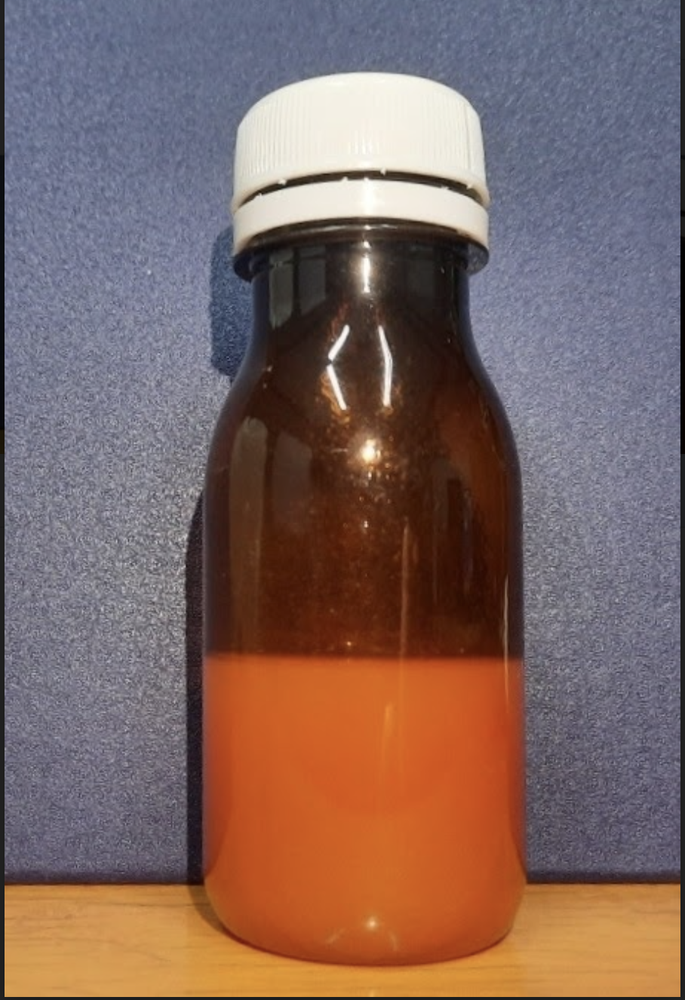
#> input picture images/proris_new/p3.png, 685 x 1000 px, shrunk from 908 x 1326 before the run
$ python modification.py
#> lines starting #> are read from the running program, lines starting #| are printed output that depends on the picture; after the words box and inside, x2 and y2 are one past the last pixel; in counts of white or black regions, pixels touching at a corner belong together; long printed decimals are rounded
import cv2
from matplotlib import pyplot as plt
import imutils
import numpy as np

print("start")
# read image and take first channel only
img = cv2.imread("../images/proris_new/p3.png")
#> img is the input picture: shape (1000, 685, 3); mean B, G, R 97.4, 102.5, 126.7
bottle_gray = cv2.cvtColor(img , cv2.COLOR_BGR2GRAY)
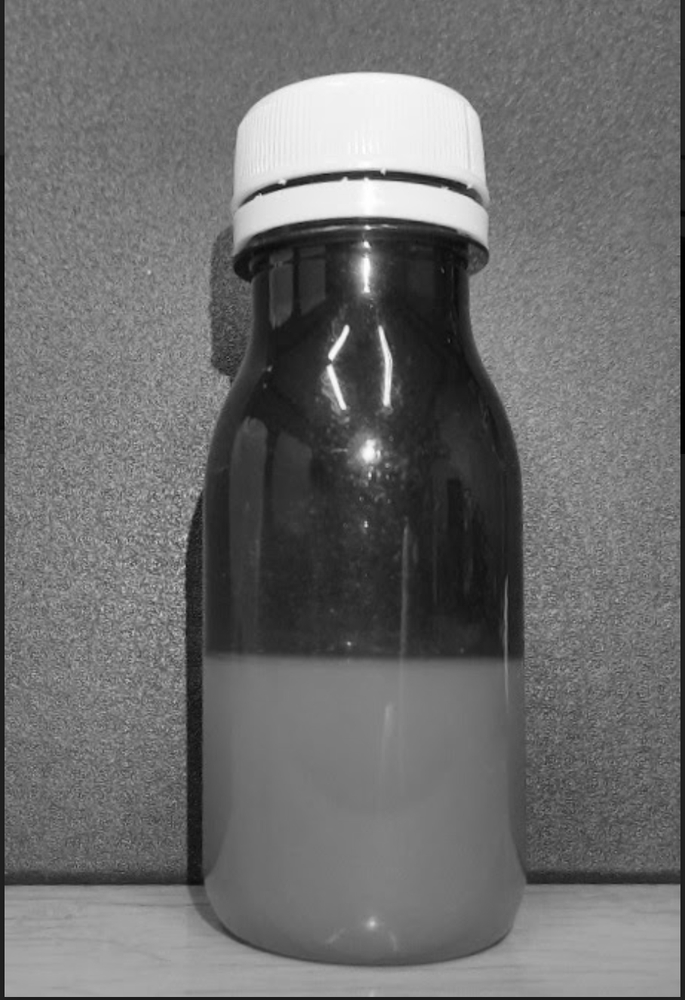
#> bottle_gray: shape (1000, 685); min 0, max 255, mean 109.2
bottle_gray = cv2.split(bottle_gray)[0]
bottle_gray = cv2.GaussianBlur(bottle_gray, (3, 3), 1)
cv2.imshow("gray", bottle_gray)

# histogram, dont know why ?ts
# plt.hist(bottle_gray.ravel(), 256,[0, 256]); plt.show()

print("start treshold")
# threshold , manual ?
# (T, bottle_threshold) = cv2.threshold(bottle_gray, 27.5, 255, cv2.THRESH_BINARY_INV)


# adaptive threshold || requires odd blocksize

bottle_threshold = cv2.adaptiveThreshold(bottle_gray,255,cv2.ADAPTIVE_THRESH_MEAN_C,cv2.THRESH_BINARY,41,5)
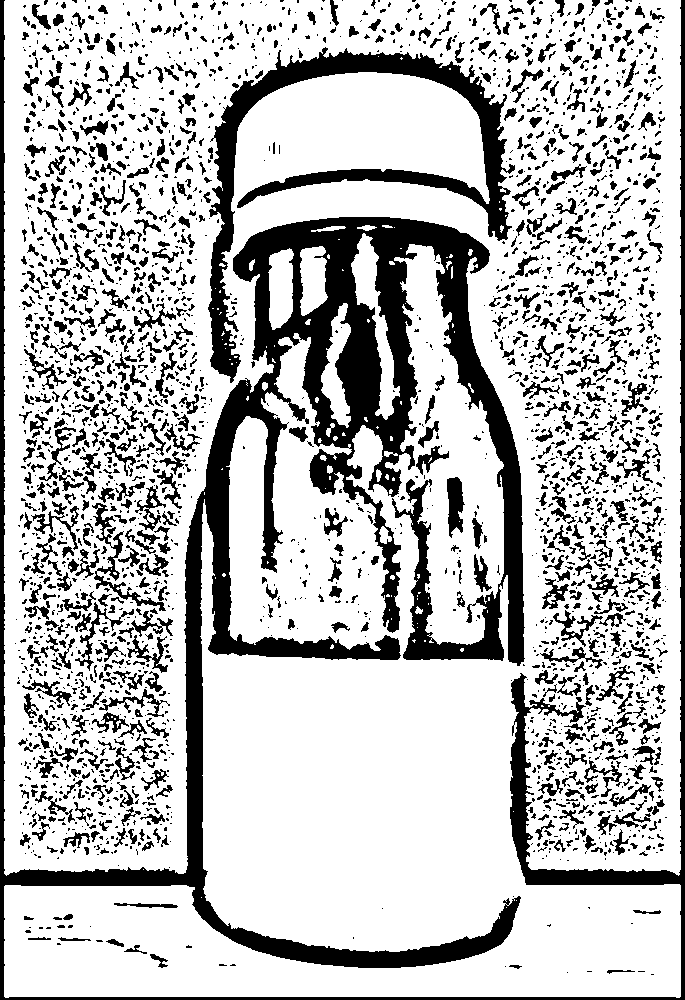
#> bottle_threshold: shape (1000, 685); 74.9% white; 2844 black regions (1924 under 20 px), largest, box (x1, y1, x2, y2) and area: (0, 0, 685, 1000) 82630, (208, 47, 515, 383) 15615, (92, 503, 166, 611) 1110
bottle_threshold = cv2.bitwise_not(bottle_threshold)
#> bottle_threshold: shape (1000, 685); 25.1% white; 2844 white regions (1924 under 20 px)
# [33 lines of commented-out code are left out]

cv2.imshow("threshold",bottle_threshold)

# final contour
print("start final contouring")
contours = cv2.findContours(bottle_threshold.copy(), cv2.RETR_EXTERNAL, cv2.CHAIN_APPROX_SIMPLE)
#> contours = 2841 contours, 2263 with area under 20; largest, box (x1, y1, x2, y2) and area: (0, 0, 685, 1000) 84866, (208, 47, 515, 383) 14570, (92, 503, 166, 611) 822, (447, 477, 465, 538) 664, (135, 485, 166, 531) 390
contours = imutils.grab_contours(contours)
bottle_clone = img.copy()
kontur=cv2.drawContours(bottle_clone, contours, -1, (255, 0, 0), 2)
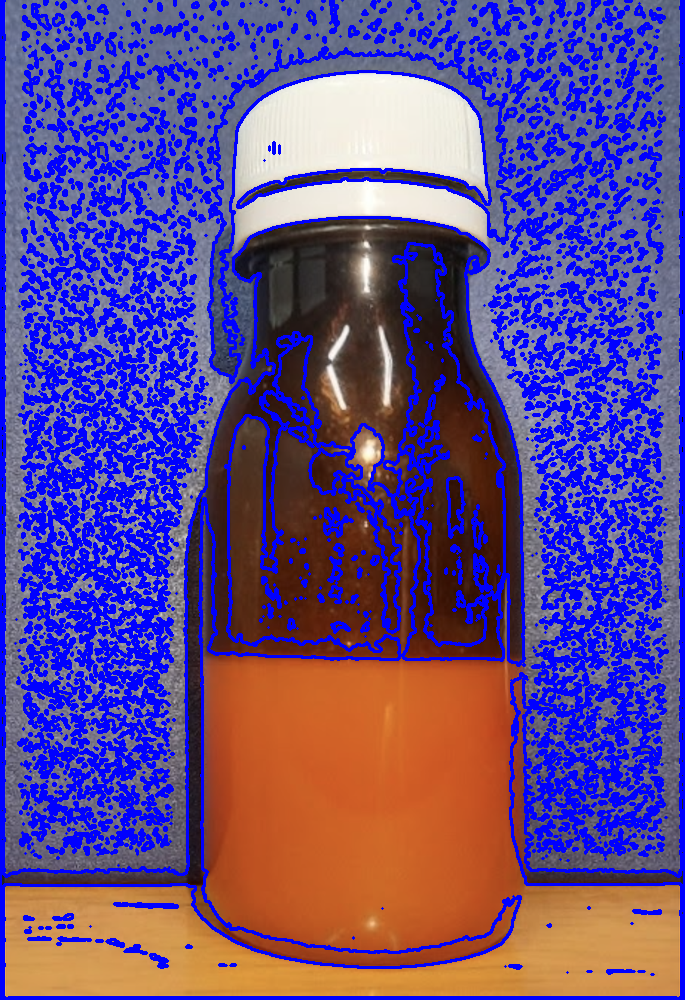
#> kontur: shape (1000, 685, 3); mean B, G, R 140.5, 74.4, 96.8
cv2.imshow("final-contours",kontur)

# sort contours by area
areas = [cv2.contourArea(contour) for contour in contours]
#> areas = 2841 values, max 84866 at index 2840, min 0 at index 0, mean 51.48
(contours, areas) = zip(*sorted(zip(contours, areas), key=lambda a:a[1]))
#> areas = 2841 values from 0 to 84866
# print contour with largest area
bottle_clone = img.copy()
cv2.drawContours(bottle_clone, [contours[-1]], -1, (255, 0, 0), 2)

# draw bounding box, calculate aspect and display decision
bottle_clone = img.copy()
(x, y, w, h) = cv2.boundingRect(contours[-1])
#> x = 0; y = 0; w = 685; h = 1000
aspectRatio = w / float(h)
#> aspectRatio = 0.685

print("aspect ratio : ",aspectRatio)
#| aspect ratio :  0.685


# set full
if aspectRatio < 0.4:
    cv2.rectangle(bottle_clone, (x, y), (x + w, y + h), (0, 255, 0), 2)
    cv2.putText(bottle_clone, "Full", (x + 10, y + 20), cv2.FONT_HERSHEY_PLAIN, 1, (0, 255, 0), 2)

elif aspectRatio < 0.8:
    cv2.rectangle(bottle_clone, (x, y), (x + w, y + h), (0, 255, 0), 2)
    cv2.putText(bottle_clone, "half_full", (x + 10, y + 20), cv2.FONT_HERSHEY_PLAIN, 1, (0, 255, 0), 2)
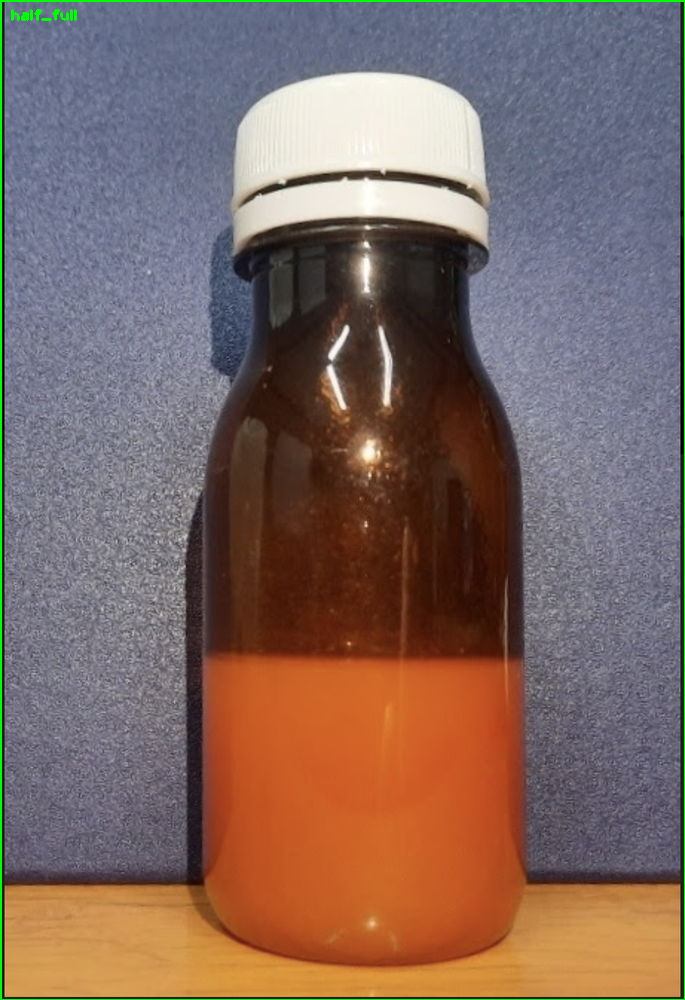
#> bottle_clone: shape (1000, 685, 3); mean B, G, R 96.9, 104.1, 126.4

elif aspectRatio < 1:
    cv2.rectangle(bottle_clone, (x, y), (x + w, y + h), (0, 255, 0), 2)
    cv2.putText(bottle_clone, "almost_low", (x + 10, y + 20), cv2.FONT_HERSHEY_PLAIN, 1, (0, 255, 0), 2)

# set low statement
else:
    cv2.rectangle(bottle_clone, (x, y), (x + w, y + h), (0, 0, 255), 2)
    cv2.putText(bottle_clone, "very_Low", (x + 10, y + 20), cv2.FONT_HERSHEY_PLAIN, 1, (0, 0, 255), 2)

cv2.imshow("Decision", bottle_clone)
cv2.waitKey(0)

$ run again, with images/proris_new/p1.png copied over images/proris_new/p3.png
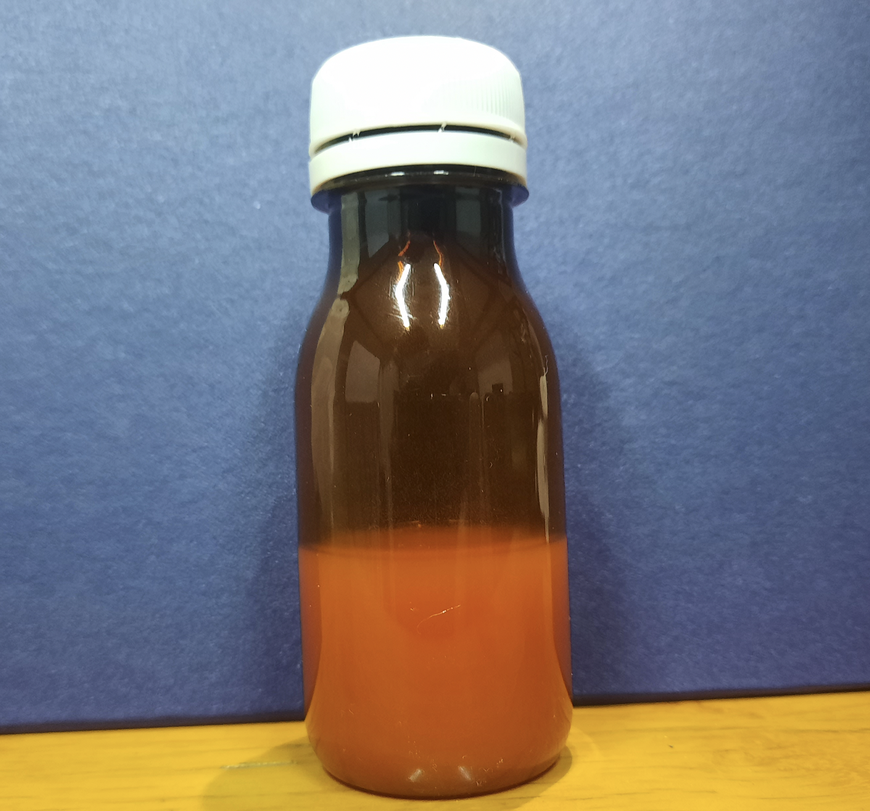
#> input picture images/proris_new/p1.png, 870 x 811 px, shrunk from 1428 x 1332 before the run
#> img is the input picture: shape (811, 870, 3); mean B, G, R 122.3, 119.2, 122.3
#> `bottle_threshold = cv2.adaptiveThreshold(bottle_gray,255,cv2.ADAPTIVE_..`:
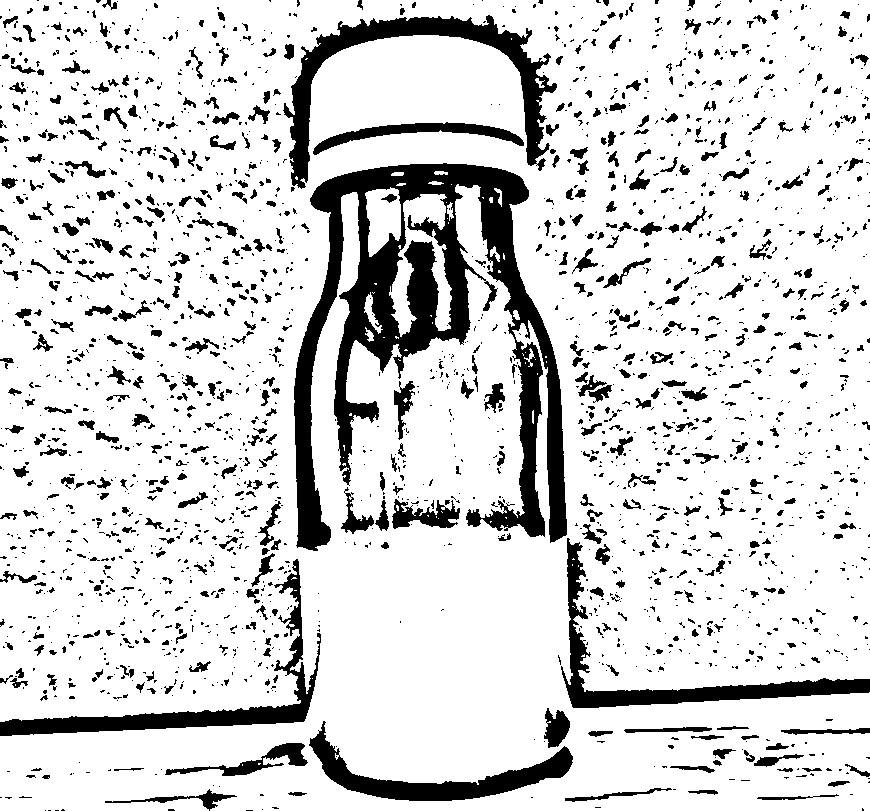
#> bottle_threshold: shape (811, 870); 84.3% white; 2293 black regions (1698 under 20 px), largest, box (x1, y1, x2, y2) and area: (294, 163, 567, 551) 35526, (283, 15, 557, 189) 8641, (0, 559, 321, 736) 6470
#> contours = 2287 contours, 1905 with area under 20; largest, box (x1, y1, x2, y2) and area: (294, 163, 567, 551) 40265, (283, 15, 557, 189) 8070, (0, 559, 321, 736) 5864, (561, 538, 870, 708) 5734, (309, 721, 573, 801) 4956
#> `areas = [cv2.contourArea(contour) for contour in contours]`: areas = 2287 values, max 40265 at index 1804, min 0 at index 0, mean 42.25
#> `(contours, areas) = zip(*sorted(zip(contours, areas), key=lambda a:a[1..`: areas = 2287 values from 0 to 40265
#> x = 294; y = 163; w = 273; h = 388
#> aspectRatio = 0.704
#| aspect ratio :  0.7036
#> `cv2.putText(bottle_clone, "half_full", (x + 10, y + 20), cv2.FONT_HERS..`:
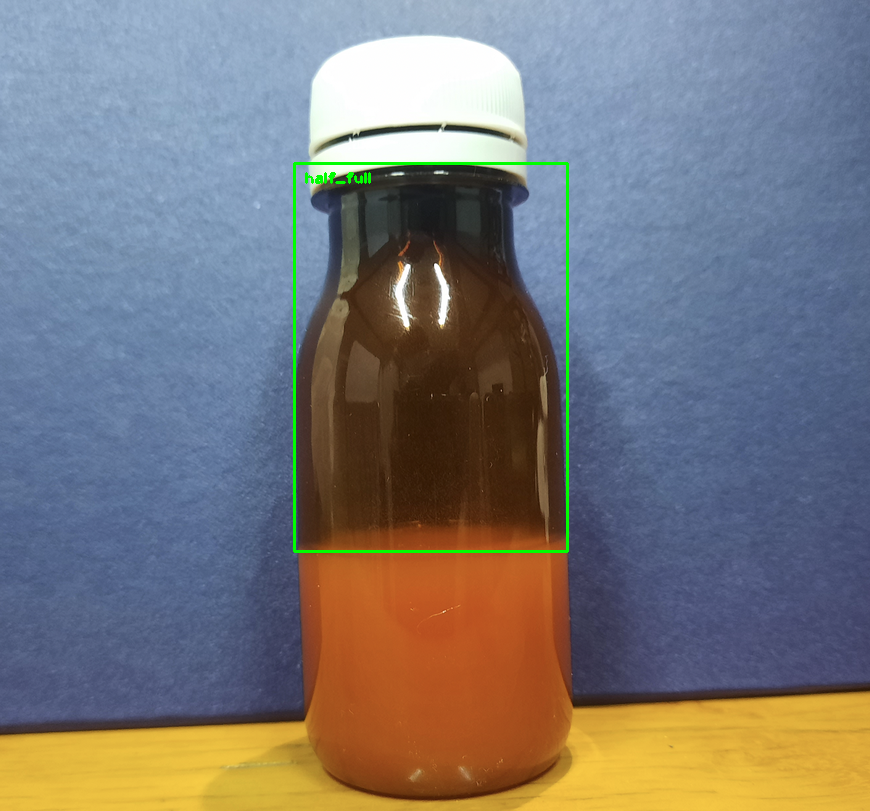
#> bottle_clone: shape (811, 870, 3); mean B, G, R 121.5, 120, 121.4
